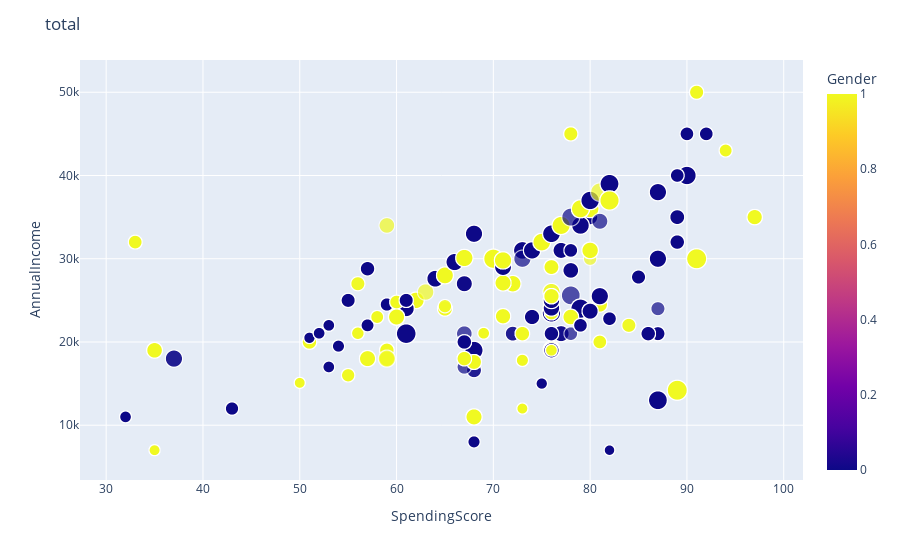

Notebook code for this chart:
### Code cell
fig1= px.scatter(data3, x="SpendingScore",y="AnnualIncome",color="Gender",size="Age")
fig1.update_layout(title="total")
fig1.show()

### Figure 1 — Plotly figure (JSON) as saved in the notebook; plotly's stock layout.template omitted (floating-point values rounded to 4 significant figures; data arrays with more than 128 entries replaced by an {"elided": "..."} marker saying what was removed)
{"data": [{"hovertemplate": "SpendingScore=%{x}<br>AnnualIncome=%{y}<br>Age=%{marker.size}<br>Gender=%{marker.color}<extra></extra>", "legendgroup": "", "marker": {"color": {"elided": "2825 int values"}, "coloraxis": "coloraxis", "size": {"elided": "2825 int values"}, "sizemode": "area", "sizeref": 0.1775, "symbol": "circle"}, "mode": "markers", "name": "", "showlegend": false, "type": "scattergl", "x": {"elided": "2825 int values"}, "xaxis": "x", "y": {"elided": "2825 int values"}, "yaxis": "y"}], "layout": {"coloraxis": {"colorbar": {"title": {"text": "Gender"}}, "colorscale": [[0, "#0d0887"], [0.1111, "#46039f"], [0.2222, "#7201a8"], [0.3333, "#9c179e"], [0.4444, "#bd3786"], [0.5556, "#d8576b"], [0.6667, "#ed7953"], [0.7778, "#fb9f3a"], [0.8889, "#fdca26"], [1, "#f0f921"]]}, "legend": {"itemsizing": "constant", "tracegroupgap": 0}, "margin": {"t": 60}, "title": {"text": "total"}, "xaxis": {"anchor": "y", "domain": [0, 1], "title": {"text": "SpendingScore"}}, "yaxis": {"anchor": "x", "domain": [0, 1], "title": {"text": "AnnualIncome"}}}}
